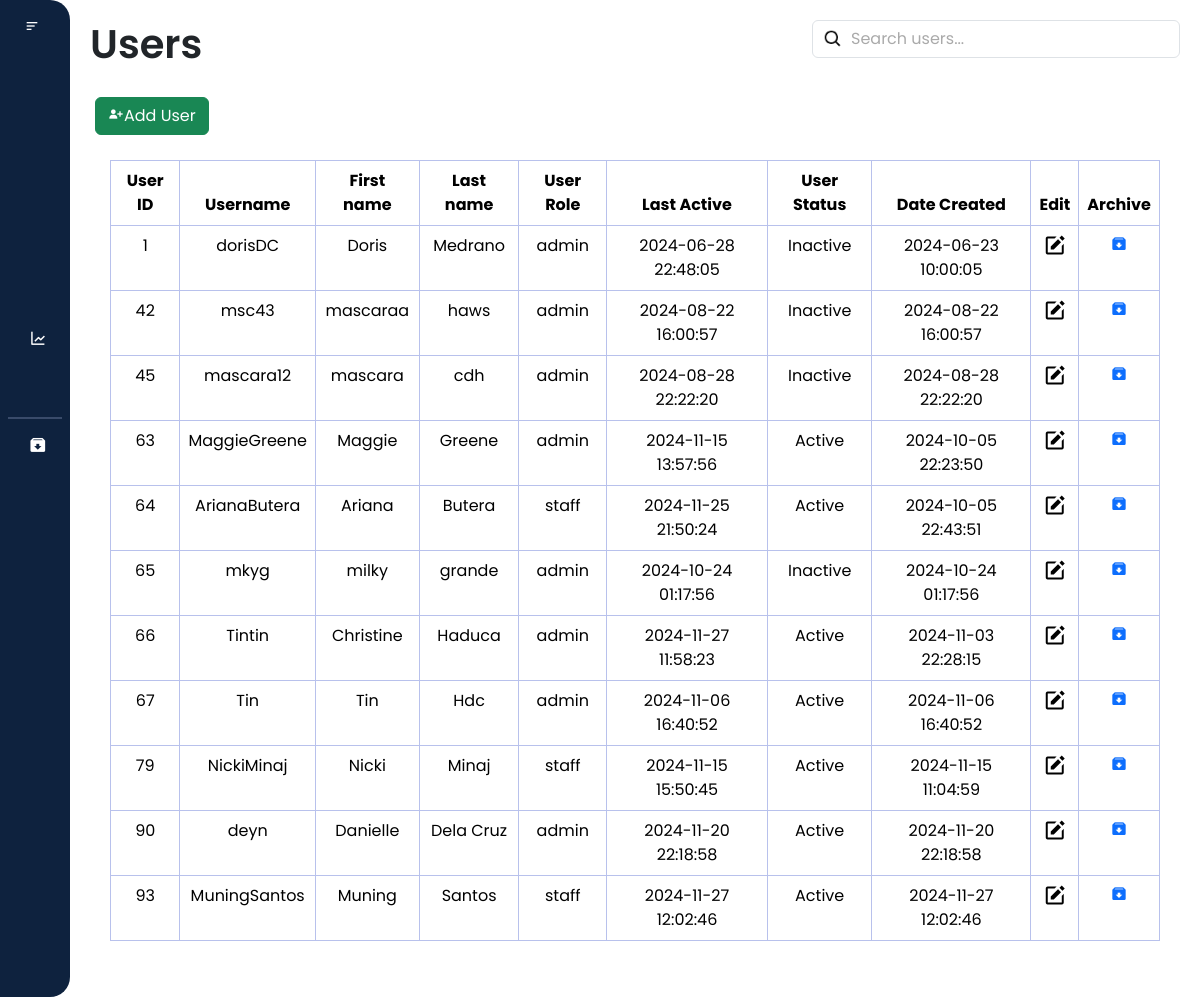
The page /laundry_system/users/users.php (signed in) on the database as committed earlier.
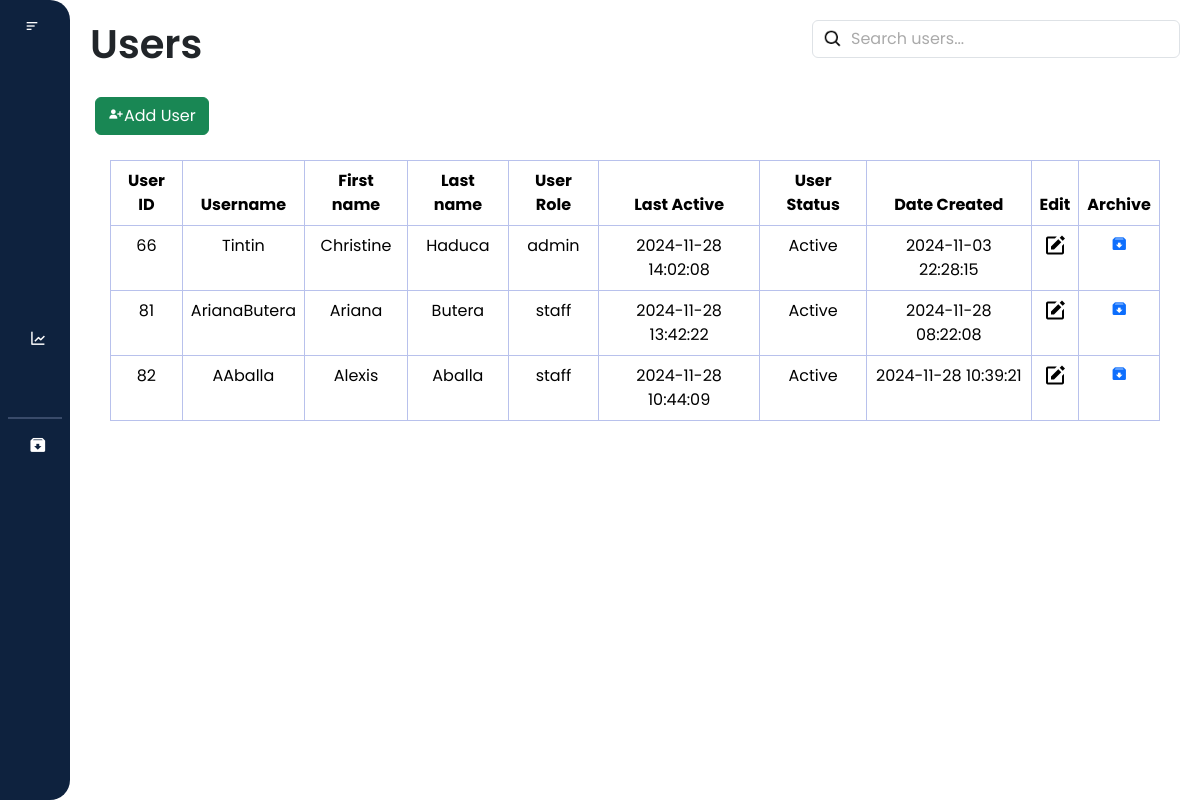
The same page on the database as committed later.
### tables this page shows
CREATE TABLE `user` (
  `user_id` int(11) NOT NULL,
  `username` varchar(30) NOT NULL,
  `first_name` varchar(255) NOT NULL,
  `last_name` varchar(255) NOT NULL,
  `user_role` enum('admin','staff') NOT NULL,
  `password` varchar(255) NOT NULL,
  `last_active` datetime NOT NULL DEFAULT current_timestamp(),
  `user_status` enum('Active','Inactive') NOT NULL,
  `question` varchar(255) NOT NULL,
  `answer` varchar(255) NOT NULL,
  `date_created` datetime NOT NULL DEFAULT current_timestamp()
);

### laundry_system/users/users.php (the view, shortened to what the changed rows need)
<!DOCTYPE html>
<html lang="en">
<head>
    <link rel="stylesheet" href="https://cdnjs.cloudflare.com/ajax/libs/font-awesome/5.15.3/css/all.min.css"
>
    <link href="https://cdn.jsdelivr.net/npm/bootstrap@5.3.3/dist/css/bootstrap.min.css" rel="stylesheet">
    <link href='https://unpkg.com/boxicons@2.1.4/css/boxicons.min.css' rel='stylesheet'>
    <link href="https://cdn.lineicons.com/4.0/lineicons.css" rel="stylesheet"/>
    <link href='https://unpkg.com/boxicons@2.1.1/css/boxicons.min.css' rel='stylesheet'>
    <link rel="stylesheet" href="users.css">
</head>
<body>
    <div class="wrapper">
        <div class="main-content">
            <nav>
            <div class="d-flex justify-content-between" id="navbar">
                    <h1>Users</h1>
                </div>
            </nav>
            <div class="table-responsive">
                <table class="table table-bordered text-center">
                    <thead>
                        <tr class="bg-dark text-white">
                            <th>User ID</th>
                            <th>Username</th>
                            <th>First name</th>
                            <th>Last name</th>
                            <th>User Role</th>
                            <th>Last Active</th>
                            <th>User Status</th>
                            <th>Date Created</th>
                            <th>Edit</th>
                            <th>Archive</th>
                        </tr>
                    </thead>
                    <tbody id = "user_table">
                        <?php
                            require '../database.php';
                        $query = "SELECT * FROM user";
                        $result = mysqli_query($conn, $query);
                        if ($result->num_rows > 0) {
                            while($row = mysqli_fetch_assoc($result)) {
                                $current_time = new DateTime();
                                $last_active_time = new DateTime($row['last_active']);
                                $interval = $current_time->diff($last_active_time);
                                $user_status = ($interval->days < 30) ? 'Active' : 'Inactive';
                        ?>
                                <tr data-id="<?php echo htmlspecialchars($row['user_id']); ?>">
                                    <td class="user-id"><?php echo htmlspecialchars($row['user_id']); ?></td>
                                    <td class="username"><?php echo htmlspecialchars($row['username']); ?></td>
                                    <td class="first-name"><?php echo htmlspecialchars($row['first_name']); ?></td>
                                    <td class="last-name"><?php echo htmlspecialchars($row['last_name']); ?></td>
                                    <td class="user-role"><?php echo htmlspecialchars($row['user_role']); ?></td>
                                    <td class="last-active"><?php echo htmlspecialchars($row['last_active']); ?></td>
                                    <td class="user-status"><?php echo htmlspecialchars($user_status); ?></td>
                                    <td class="date-created"><?php echo htmlspecialchars($row['date_created']); ?></td>
                                    <td>
                                        <a href="javascript:void(0);" class="edit-btn"
                                           data-id="<?php echo htmlspecialchars($row['user_id']); ?>"
                                           data-username="<?php echo htmlspecialchars($row['username']); ?>"
                                           data-firstname="<?php echo htmlspecialchars($row['first_name']); ?>"
                                           data-lastname="<?php echo htmlspecialchars($row['last_name']); ?>"
                                           data-userrole="<?php echo htmlspecialchars($row['user_role']); ?>">
                                           <i class='bx bxs-edit'></i>
                                        </a>
                                    </td>
                                    <td>
                                        <a href="javascript:void(0);" class="archive-btn"
                                           data-id="<?php echo htmlspecialchars($row['user_id']); ?>">
                                           <i class='bx bxs-archive-in'></i>
                                        </a>
                                    </td>
                                </tr>
                        <?php
                            }
                        } else {
                        ?>
                            <tr>
                                <td colspan="10">No results found</td>
                            </tr>
                        <?php
                        }
                        ?>
                    </tbody>
                </table>
            </div>
        </div>
    </div>
</body>
</html>

Rows that differ between the two databases and show on the page:
removed user: user_id "1", username "dorisDC", first_name "Doris", last_name "Medrano", user_role "admin", last_active "2024-06-28 22:48:05", last_active "Inactive", date_created "2024-06-23 10:00:05"
removed user: user_id "42", username "msc43", first_name "mascaraa", last_name "haws", user_role "admin", last_active "2024-08-22 16:00:57", last_active "Inactive", date_created "2024-08-22 16:00:57"
removed user: user_id "45", username "mascara12", first_name "mascara", last_name "cdh", user_role "admin", last_active "2024-08-28 22:22:20", last_active "Inactive", date_created "2024-08-28 22:22:20"
removed user: user_id "63", username "MaggieGreene", first_name "Maggie", last_name "Greene", user_role "admin", last_active "2024-11-15 13:57:56", last_active "Active", date_created "2024-10-05 22:23:50"
removed user: user_id "64", username "ArianaButera", first_name "Ariana", last_name "Butera", user_role "staff", last_active "2024-11-25 21:50:24", last_active "Active", date_created "2024-10-05 22:43:51"
removed user: user_id "65", username "mkyg", first_name "milky", last_name "grande", user_role "admin", last_active "2024-10-24 01:17:56", last_active "Inactive", date_created "2024-10-24 01:17:56"
removed user: user_id "67", username "Tin", first_name "Tin", last_name "Hdc", user_role "admin", last_active "2024-11-06 16:40:52", last_active "Active", date_created "2024-11-06 16:40:52"
removed user: user_id "79", username "NickiMinaj", first_name "Nicki", last_name "Minaj", user_role "staff", last_active "2024-11-15 15:50:45", last_active "Active", date_created "2024-11-15 11:04:59"
removed user: user_id "90", username "deyn", first_name "Danielle", last_name "Dela Cruz", user_role "admin", last_active "2024-11-20 22:18:58", last_active "Active", date_created "2024-11-20 22:18:58"
removed user: user_id "93", username "MuningSantos", first_name "Muning", last_name "Santos", user_role "staff", last_active "2024-11-27 12:02:46", last_active "Active", date_created "2024-11-27 12:02:46"
changed user "Tintin": last_active "2024-11-27 11:58:23" → "2024-11-28 14:02:08"
added user: user_id "81", username "ArianaButera", first_name "Ariana", last_name "Butera", user_role "staff", last_active "2024-11-28 13:42:22", last_active "Active", date_created "2024-11-28 08:22:08"
added user: user_id "82", username "AAballa", first_name "Alexis", last_name "Aballa", user_role "staff", last_active "2024-11-28 10:44:09", last_active "Active", date_created "2024-11-28 10:39:21"
